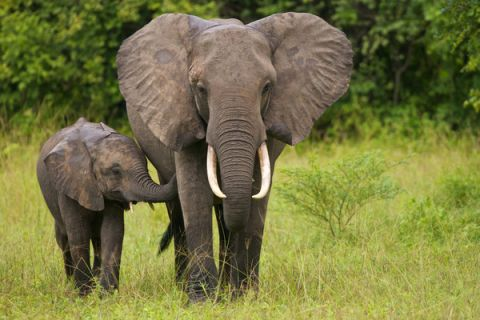
#> input picture Technniques/img/Kola.jpg, 480 x 320 px
$ python 24_Edgedetection.py
#> lines starting #> are read from the running program, lines starting #| are printed output that depends on the picture; after the words box and inside, x2 and y2 are one past the last pixel; in counts of white or black regions, pixels touching at a corner belong together
import cv2
import numpy as np

image = cv2.imread("img/Kola.jpg")
#> image is the input picture: shape (320, 480, 3); mean B, G, R 65.7, 118.8, 118.7
cv2.imshow("orginal",image)

gray = cv2.cvtColor(image,cv2.COLOR_BGR2GRAY)
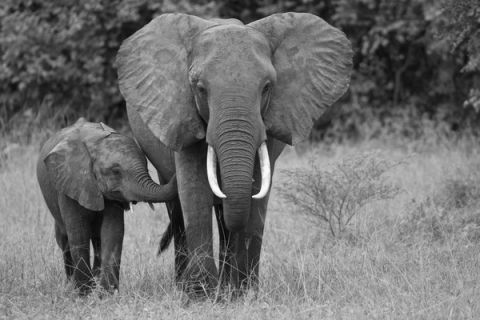
#> gray: shape (320, 480); min 2, max 252, mean 112.7


canny_image = cv2.Canny(gray,150, 200)
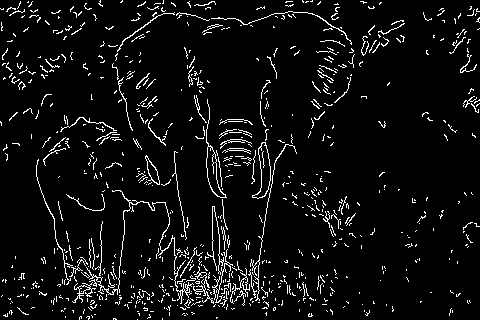
#> canny_image: shape (320, 480); 5.9% white in thin lines or dots
cv2.imshow("canny_image",canny_image)

# Erosion and Dilation
kernel = np.ones((5,5), np.uint8)

#Dilation
dilate_image = cv2.dilate(canny_image, kernel, iterations=1)
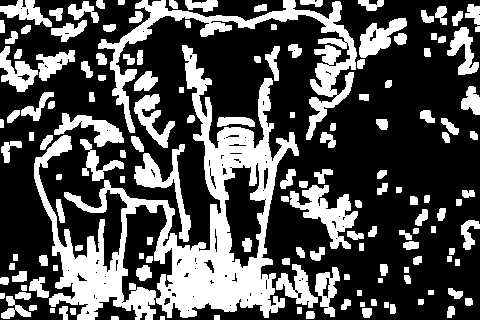
#> dilate_image: shape (320, 480); 32.3% white; 150 white regions, largest, box (x1, y1, x2, y2) and area: (34, 45, 299, 320) 20404, (98, 0, 357, 140) 6018, (290, 185, 358, 249) 1803
cv2.imshow("dilate_image",dilate_image)

#Erosion
kernel = np.ones((1,1), np.uint8)
erode_image = cv2.erode(dilate_image,kernel, iterations=1)
cv2.imshow("erode_image",erode_image)

display = np.hstack((canny_image,dilate_image,erode_image))
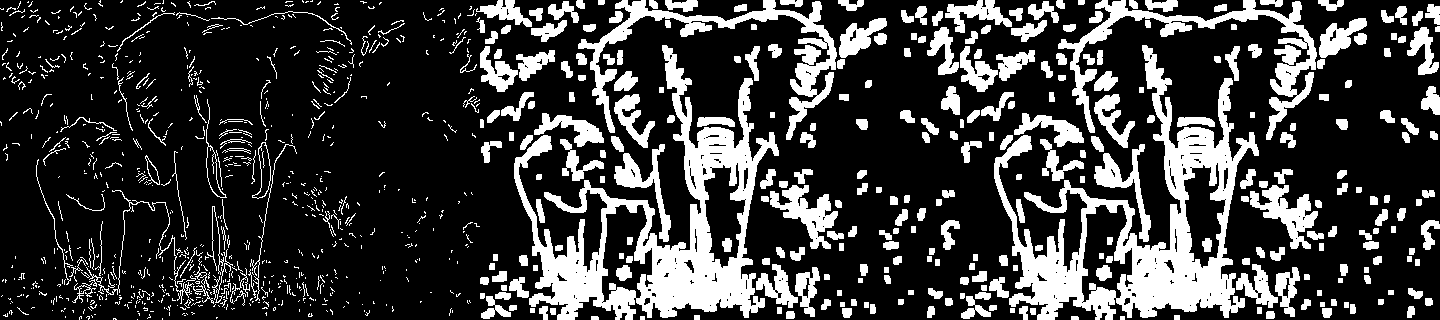
#> display: shape (320, 1440); 23.5% white; 1065 white regions (693 under 20 px), largest, box (x1, y1, x2, y2) and area: (514, 45, 779, 320) 20404, (994, 45, 1259, 320) 20404, (578, 0, 837, 140) 6018
cv2.imshow("Display",display)

cv2.waitKey(0)

$ run again, with Technniques/img/Glider.jpg copied over Technniques/img/Kola.jpg
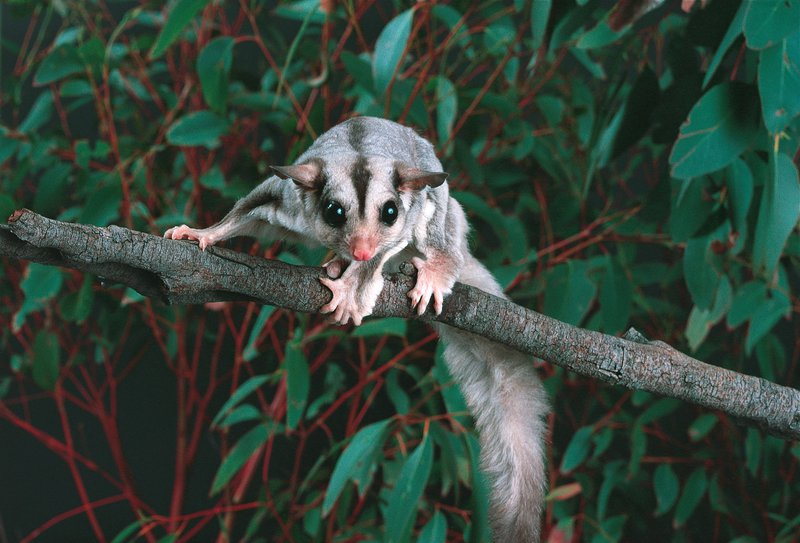
#> input picture Technniques/img/Glider.jpg, 800 x 543 px
#> image is the input picture: shape (543, 800, 3); mean B, G, R 59, 69.5, 53.7
#> `canny_image = cv2.Canny(gray,150, 200)`:
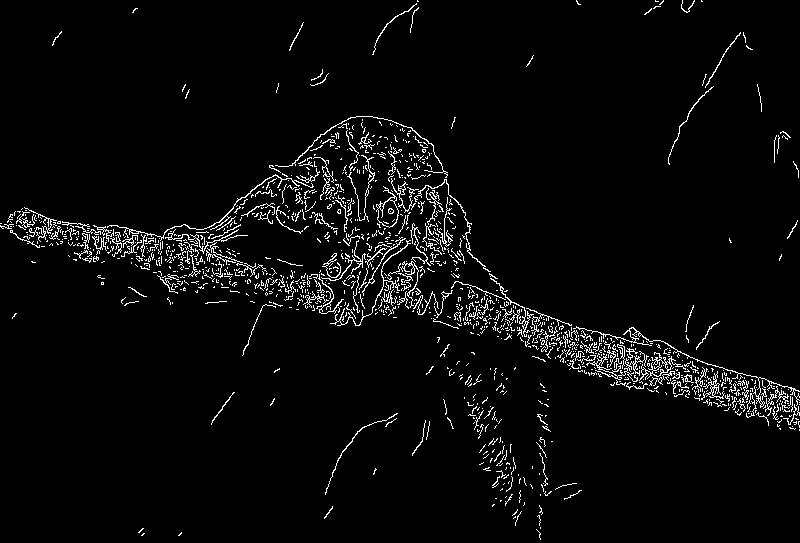
#> canny_image: shape (543, 800); 3.8% white in thin lines or dots
#> dilate_image: shape (543, 800); 16.5% white; 66 white regions, largest, box (x1, y1, x2, y2) and area: (0, 114, 800, 433) 57063, (477, 435, 535, 508) 1934, (666, 30, 755, 167) 1304
#> `display = np.hstack((canny_image,dilate_image,erode_image))`:
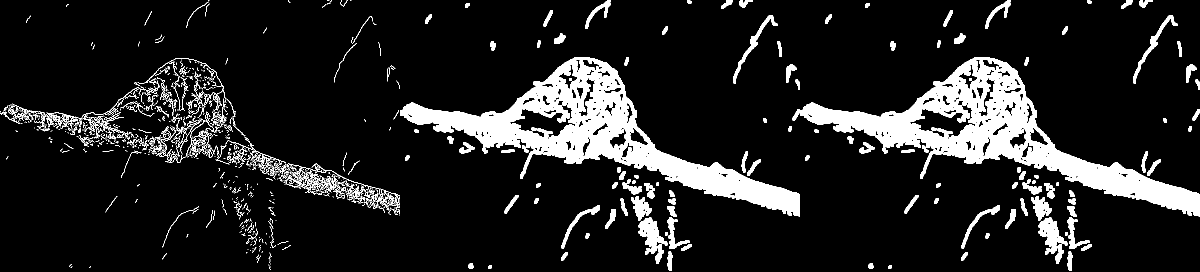
#> display: shape (543, 2400) (shown at 1/2 size); 12.3% white; 1360 white regions (1067 under 20 px), largest, box (x1, y1, x2, y2) and area: (1585, 114, 2400, 433) 57227, (800, 114, 1600, 433) 57063, (1277, 435, 1335, 508) 1934

$ run again, with Technniques/img/Watermelon.jpg copied over Technniques/img/Kola.jpg
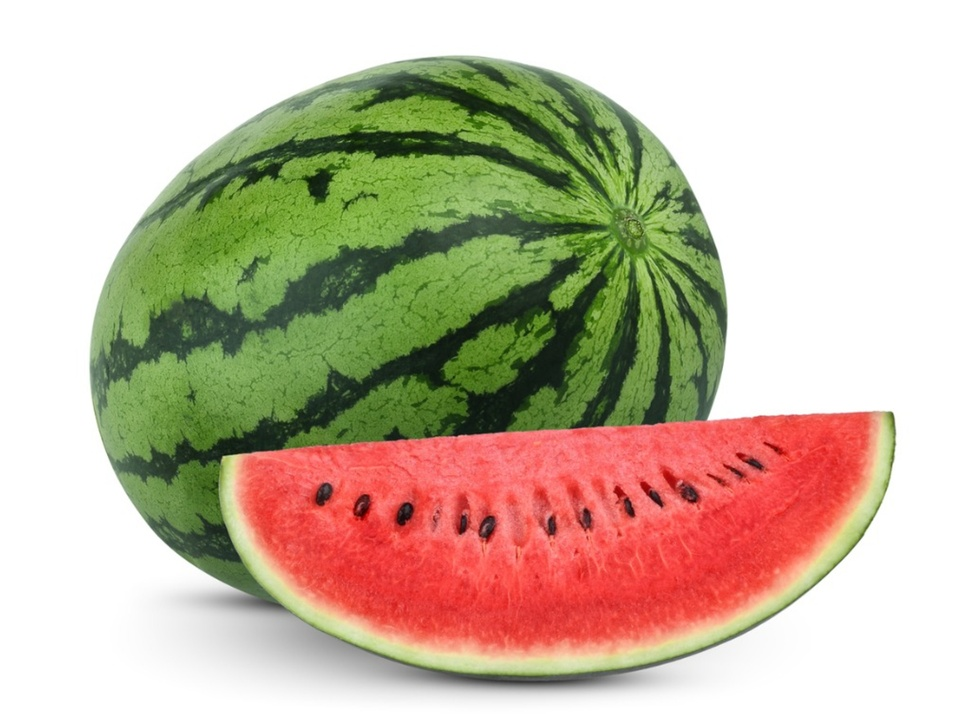
#> input picture Technniques/img/Watermelon.jpg, 970 x 727 px, shrunk from 1600 x 1200 before the run
#> image is the input picture: shape (727, 970, 3); mean B, G, R 163.4, 185, 199.9
#> `canny_image = cv2.Canny(gray,150, 200)`:
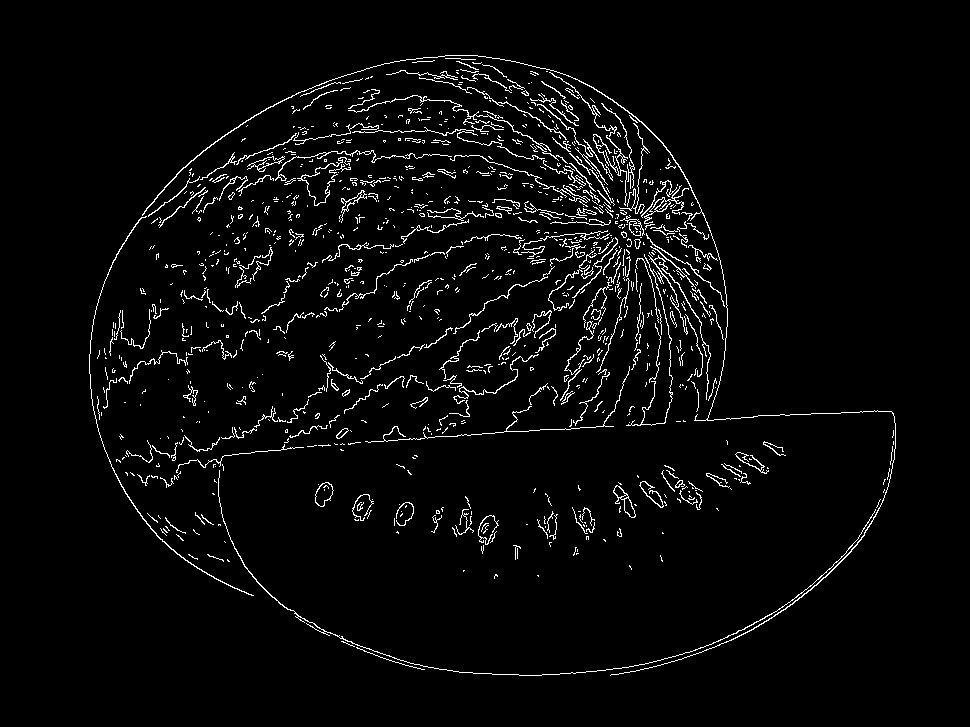
#> canny_image: shape (727, 970); 3.5% white in thin lines or dots, all inside (x1, y1, x2, y2) = (89, 55, 896, 676)
#> dilate_image: shape (727, 970); 17.1% white; 135 white regions, largest, box (x1, y1, x2, y2) and area: (87, 53, 898, 678) 94985, (95, 297, 171, 361) 1369, (450, 494, 501, 556) 1333
#> `display = np.hstack((canny_image,dilate_image,erode_image))`:
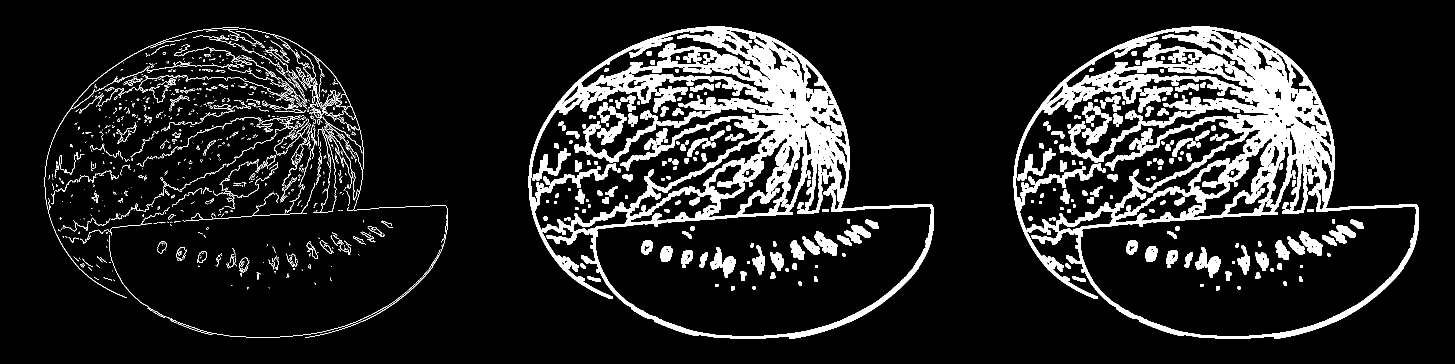
#> display: shape (727, 2910) (shown at 1/2 size); 12.5% white; 1300 white regions (782 under 20 px), largest, box (x1, y1, x2, y2) and area: (1057, 53, 1868, 678) 94985, (2027, 53, 2838, 678) 94985, (142, 55, 896, 676) 1756
